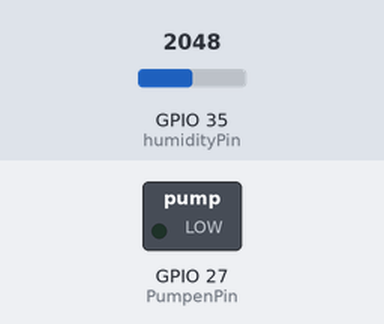
This program was run on a simulated ESP32. Shown: switched loads named in the program (green lamp = pin HIGH). The test bench sets the inputs (shaded band); at power-on: GPIO 35 (humidityPin) = 2048. WiFi joins after 1.5 s; servers stay silent unless stated; what the program prints to the serial monitor is not drawn.

Above: at 8.5 s.
At 16.0 s:
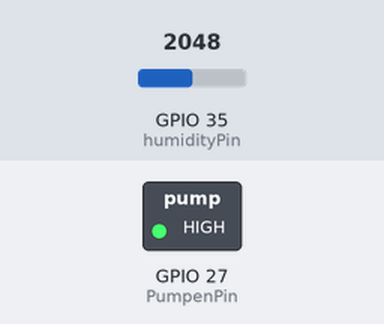
Timing chart, 0 to 24.1 s (numbered marks = the images above):
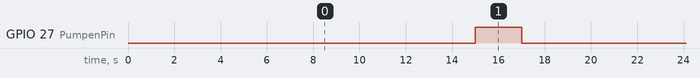

The program:

main.cpp
```cpp
//Fabios automatische Bewässerung


// Import required libraries
#include "WiFi.h"
#include "ESPAsyncWebServer.h"

// Replace with your network credentials
const char* ssid = "WLAN-PK";
const char* password = "Sonyta+Felixx";

const int humidityPin = 35;
const int PumpenPin = 27;


//Bewässerungsvariablen
const int bewaesserungszeit = 2000;
const int bewaesserungsschwelle = 1000;
const int messintervall = 3000;
const int mittelwertsZeit = 15000;

// Create AsyncWebServer object on port 80
AsyncWebServer server(80);

String readValue()
{
  int value = analogRead(humidityPin);
  return String(value);
}

String readPercent()
{
  int value = analogRead(humidityPin);
  return(String(100-((value*100)/4096)));
}

const char index_html[] PROGMEM = R"rawliteral(

<!DOCTYPE HTML><html>
<head>
  <meta name="viewport" content="width=device-width, initial-scale=1">
  <link rel="stylesheet" href="https://use.fontawesome.com/releases/v5.7.2/css/all.css" integrity="sha384-fnmOCqbTlWIlj8LyTjo7mOUStjsKC4pOpQbqyi7RrhN7udi9RwhKkMHpvLbHG9Sr" crossorigin="anonymous">
  <style>
    html {
     font-family: Arial;
     display: inline-block;
     margin: 0px auto;
     text-align: center;
    }
    h2 { font-size: 3.0rem; }
    p { font-size: 3.0rem; }
    .units { font-size: 1.2rem; }
    .dht-labels{
      font-size: 1.5rem;
      vertical-align:middle;
      padding-bottom: 15px;
    }
  </style>
</head>
<body>
  <h2>ESP32 Automatische Pflanzenbewaesserung</h2>
  <p>
    <i class="fas fa-tint" style="color:#00add6;"></i>
    <span class="dht-labels">Absolutwert: </span>
    <span id="value ">%value%</span>
  </p>
  <p>
    <i class="fas fa-tint" style="color:#00add6;"></i>
    <span class="dht-labels">Feuchtigkeit: </span>
    <span id="percent ">%percent%</span>
    <sup class="units">&percnt;</sup>
  </p>
</body>
</html>

)rawliteral";

// Replaces placeholder with values
String processor(const String& var){
  if(var == "value"){
    return readValue();
  }
  else if(var == "percent"){
    return readPercent();
  }
  return String();
}

void setup(){
  // Serial port for debugging purposes
  Serial.begin(9600);
  pinMode(PumpenPin,OUTPUT);
  digitalWrite(PumpenPin,LOW);

  // Connect to Wi-Fi
  WiFi.begin(ssid, password);
  while (WiFi.status() != WL_CONNECTED) {
    delay(1000);
    Serial.println("Connecting to WiFi..");
  }

  // Print ESP32 Local IP Address
  Serial.println(WiFi.localIP());

  // Route for root / web page
  server.on("/", HTTP_GET, [](AsyncWebServerRequest *request){
    request->send_P(200, "text/html", index_html, processor);
  });
  server.on("/value", HTTP_GET, [](AsyncWebServerRequest *request){
    request->send_P(200, "text/plain", readValue().c_str());
  });
  server.on("/percent", HTTP_GET, [](AsyncWebServerRequest *request){
    request->send_P(200, "text/plain", readPercent().c_str());
  });

  // Start server
  server.begin();
}

//Zeitmerker
unsigned long mittelwertMerker = 0;
unsigned long vergleichMerker = 0;

//Wertmerker
int mittelwert = 0;

void loop(){

  if(millis() > mittelwertMerker + messintervall)
  {
    mittelwert = mittelwert + analogRead(humidityPin);
    mittelwertMerker = millis();
  }

  if(millis() > vergleichMerker + mittelwertsZeit)
  {
    if(mittelwert >= (bewaesserungsschwelle * (mittelwertsZeit/messintervall)))
    {
      digitalWrite(PumpenPin,HIGH);
      delay(bewaesserungszeit);
      digitalWrite(PumpenPin,LOW);
    }
    mittelwert = 0;
    vergleichMerker = millis();
  }
}
```

Measured:
- by itself, GPIO 27 (PumpenPin): alternates HIGH for 2.0 s and LOW for 15.0 s
